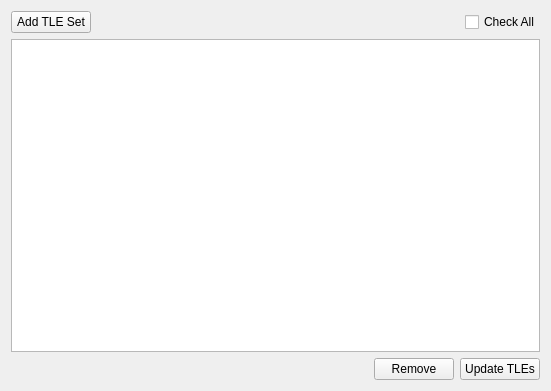
<?xml version="1.0" encoding="UTF-8"?>
<ui version="4.0">
 <class>TLE_UpdaterWidget</class>
 <widget class="QWidget" name="TLE_UpdaterWidget">
  <property name="windowModality">
   <enum>Qt::NonModal</enum>
  </property>
  <property name="geometry">
   <rect>
    <x>0</x>
    <y>0</y>
    <width>551</width>
    <height>391</height>
   </rect>
  </property>
  <property name="windowTitle">
   <string>Insert Satellites</string>
  </property>
  <layout class="QVBoxLayout" name="verticalLayout">
   <item>
    <layout class="QHBoxLayout" name="horizontalLayout_2">
     <item>
      <widget class="QPushButton" name="mAddTLE_SetButton">
       <property name="text">
        <string>Add TLE Set</string>
       </property>
      </widget>
     </item>
     <item>
      <spacer name="horizontalSpacer_2">
       <property name="orientation">
        <enum>Qt::Horizontal</enum>
       </property>
       <property name="sizeHint" stdset="0">
        <size>
         <width>40</width>
         <height>20</height>
        </size>
       </property>
      </spacer>
     </item>
     <item>
      <widget class="QCheckBox" name="mTLE_CheckAll">
       <property name="text">
        <string>Check All</string>
       </property>
      </widget>
     </item>
    </layout>
   </item>
   <item>
    <widget class="QListWidget" name="mLoadedTLE_Files">
     <property name="selectionMode">
      <enum>QAbstractItemView::ExtendedSelection</enum>
     </property>
    </widget>
   </item>
   <item>
    <layout class="QHBoxLayout" name="horizontalLayout_3">
     <item>
      <spacer name="horizontalSpacer_3">
       <property name="orientation">
        <enum>Qt::Horizontal</enum>
       </property>
       <property name="sizeHint" stdset="0">
        <size>
         <width>40</width>
         <height>20</height>
        </size>
       </property>
      </spacer>
     </item>
     <item>
      <widget class="QPushButton" name="mRemoveTLE_Button">
       <property name="text">
        <string>Remove</string>
       </property>
      </widget>
     </item>
     <item>
      <widget class="QPushButton" name="mUpdateTLEsButton">
       <property name="text">
        <string>Update TLEs</string>
       </property>
      </widget>
     </item>
    </layout>
   </item>
  </layout>
 </widget>
 <resources/>
 <connections/>
</ui>
